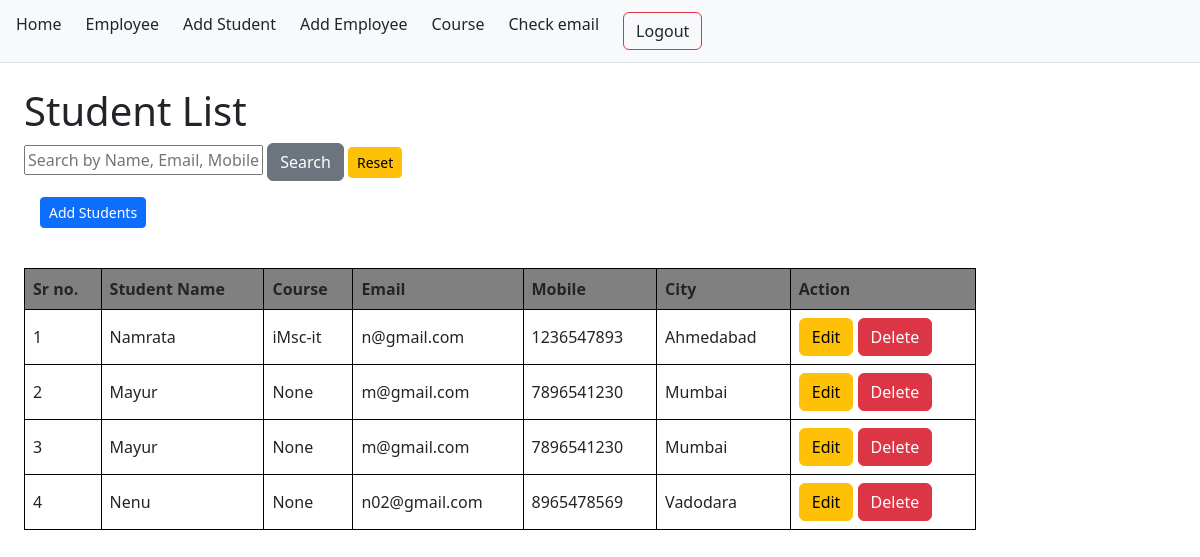
The app's page /student/list/ (signed in), older data.
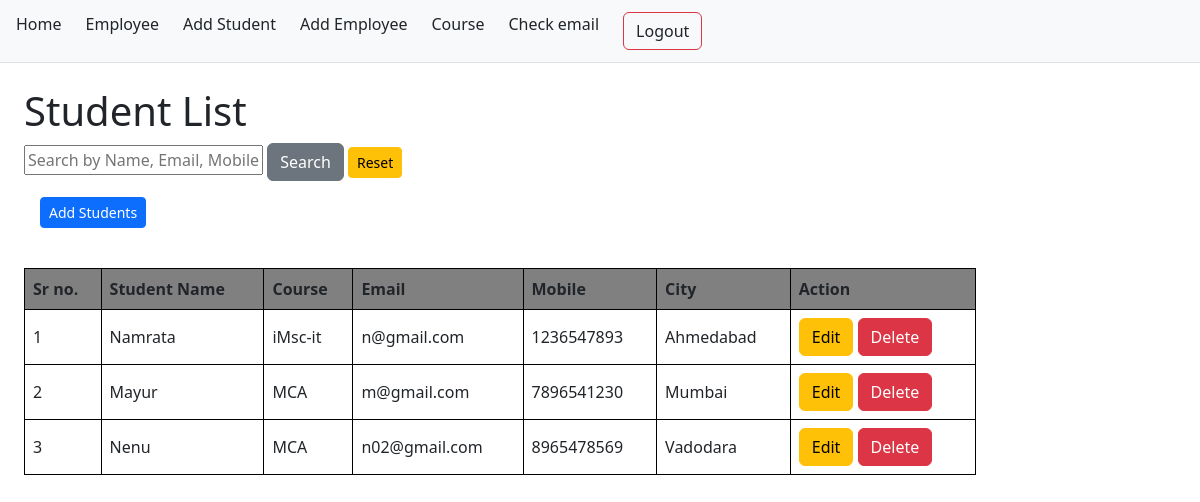
The same page, newer data.
### student/models.py (models this page shows, shortened)
class Student(models.Model):
    name=models.CharField(max_length=100)
    c_name=models.ForeignKey(Course,on_delete=models.CASCADE,
                             null=True,blank=True
                             )
    email=models.EmailField()
    mobile=models.CharField(max_length=10)
    city=models.CharField(max_length=50)

class Course(models.Model):
    c_name=models.CharField(max_length=50)
    c_code=models.CharField(max_length=20,unique=True)
    start_date=models.DateField()
    end_date=models.DateField()
    faculty_name=models.CharField(max_length=50)
    is_active=models.BooleanField(default=True)
    def __str__(self):
        return self.c_name

### student/views.py (the view)
# urls.py: path('student/list/',views.stud_list, name='list'),
@login_required(login_url='login')
def stud_list(request):
    students=Student.objects.all()
    return render(request,'stud_crud/list.html',{'students':students})

### student/templates/stud_crud/list.html (shortened to what this page needs)
{% extends 'base.html' %}
{% block content %}
    <div class="card-container">
        <h1>Student List</h1>
    </div>
    <div class="card-body">
        <div class="table-responsive">
            <form method="GET">
                <input type="text" name="search" class="from-control-9"
                placeholder="Search by Name, Email, Mobile or City" value="{{ search }}">
                <button class="btn btn-secondary" type="submit">Search</button>
                <a class="btn btn-sm btn-warning" href="{% url 'list' %}">Reset</a>
            </form>
            <a class="btn btn-sm btn-primary m-3" href="{% url 'add' %}">Add Students</a>
            <br><br>
            <table class="student-table">
                <thead>
                    <tr>
                        <th scope="col">Sr no.</th>
                        <th scope="col">Student Name</th>
                        <th scope="col">Course</th>
                        <th scope="col">Email</th>
                        <th scope="col">Mobile</th>
                        <th scope="col">City</th>
                        <th scope="col">Action</th>
                    </tr>
                </thead>
                <tbody>
                    {% for students in students %}
                    <tr>
                        <td>{{ forloop.counter }}</td>
                        <td>{{ students.name }}</td>
                        <td>{{ students.c_name }}</td>
                        <td>{{ students.email }}</td>
                        <td>{{ students.mobile }}</td>
                        <td>{{ students.city }}</td>
                        <td>
                            <a href="{% url 'edit' students.id %}" class="btn btn-warning">Edit</a>
                            <a href="{% url 'delete' students.id %}" class="btn btn-danger" onclick="return confirm('Delete this student ?')">Delete</a>
                        </td>
                    </tr>
                    {% endfor %}
                </tbody>
            </table>
        </div>
    </div>
{% endblock %}

### student/templates/base.html (shortened to what this page needs)
{% load static %}
<!DOCTYPE html>
<html lang="en">
<head>
    <link href="{% static 'vendor/bootstrap/bootstrap.min.css' %}" rel="stylesheet">
</head>
<body>
    <header>
        <nav class="navbar" aria-label="Main navigation">
            <ul>
                <li><a href="{% url 'home' %}">Home</a></li>
                <li><a href="{% url 'emp' %}">Employee</a></li>
                <li><a href="{% url 'list' %}">Add Student</a></li>
                <li><a href="{% url 'Elist' %}">Add Employee</a></li>
                <li><a href="{% url 'course_list' %}">Course</a></li>
                <li><a href="{% url 'check_email' %}">Check email</a></li>
                <Li><a href="{% url 'logout' %}" class="btn btn-outline-danger ms-auto">
                         Logout
                    </a>
                </Li>
            </ul>
        </nav>
    </header>
    <div class="col-md-10 p-4">
        {% block content %}
        {% endblock %}
    </div>
</body>
</html>

### student/templates/base.html (style rules this page uses)
body { margin: 0; }
.navbar { background-color: #f8f9fa; border-bottom: 1px solid #dee2e6; padding: 0.75rem 1rem; }
.navbar ul { display: flex; gap: 1.5rem; list-style: none; margin: 0; padding: 0; }
.navbar a { color: #212529; text-decoration: none; }

### student/templates/stud_crud/list.html (style rules this page uses)
.student-table { width: 100%; border-collapse: collapse; }
.student-table th { background-color: gray; }
.student-table th, .student-table td { border: 1px solid black; padding: 8px; text-align: left; }

Row changes from the older to the newer data that the page shows:
removed Student: name "Mayur", c_name "None", email "m@gmail.com", mobile "7896541230", city "Mumbai"
changed Student "Mayur": c_name "None" → "MCA"
changed Student "Nenu": c_name "None" → "MCA"
